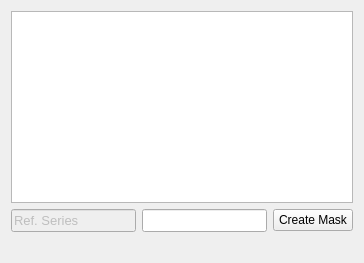
          <widget class="QWidget" name="tab_39">
           <attribute name="title">
            <string>STRUCT</string>
           </attribute>
           <layout class="QGridLayout" name="gridLayout_47">
            <item row="0" column="0" colspan="4">
             <widget class="QListWidget" name="STRUCTlist"/>
            </item>
            <item row="1" column="3">
             <widget class="QPushButton" name="CreateMask_Structures">
              <property name="text">
               <string>Create Mask</string>
              </property>
             </widget>
            </item>
            <item row="1" column="0">
             <widget class="QLineEdit" name="lineEdit_66">
              <property name="enabled">
               <bool>false</bool>
              </property>
              <property name="font">
               <font>
                <pointsize>10</pointsize>
               </font>
              </property>
              <property name="text">
               <string>Ref. Series</string>
              </property>
             </widget>
            </item>
            <item row="1" column="1" colspan="2">
             <widget class="QLineEdit" name="StructRefSeries">
              <property name="font">
               <font>
                <pointsize>10</pointsize>
               </font>
              </property>
             </widget>
            </item>
            <item row="2" column="1">
             <spacer name="horizontalSpacer_80">
              <property name="orientation">
               <enum>Qt::Orientation::Horizontal</enum>
              </property>
              <property name="sizeHint" stdset="0">
               <size>
                <width>40</width>
                <height>20</height>
               </size>
              </property>
             </spacer>
            </item>
           </layout>
          </widget>
